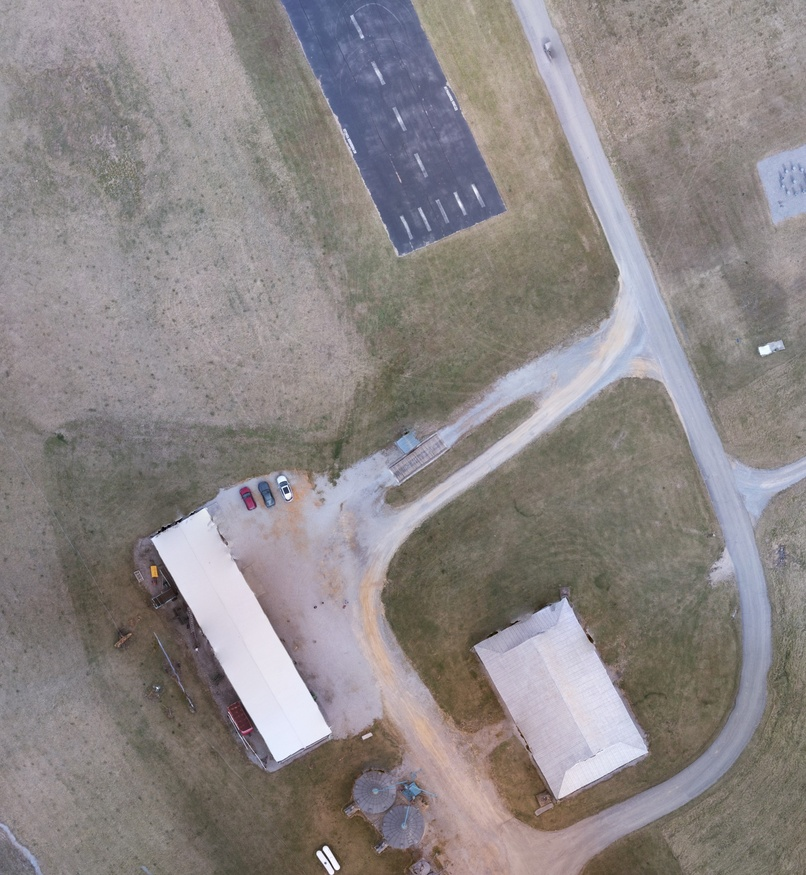
#> input picture building_detection/odm_orthophoto_cropped.jpg, 806 x 875 px, shrunk from 1951 x 2119 before the run, given in place of odm_orthophoto_cropped.png, which was not available
$ python watershed_seg.py
#> lines starting #> are read from the running program, lines starting #| are printed output that depends on the picture; after the words box and inside, x2 and y2 are one past the last pixel; in counts of white or black regions, pixels touching at a corner belong together; pictures that were not available may be replaced by others from this repository, and a replacement may not be noted
import numpy as np
import cv2 as cv
from matplotlib import pyplot as plt

img = cv.imread('odm_orthophoto_cropped.png')
#> img is the input picture: shape (875, 806, 3); mean B, G, R 133.7, 134.1, 140.1
gray = cv.cvtColor(img,cv.COLOR_BGR2GRAY)
ret, thresh = cv.threshold(gray,0,255,cv.THRESH_BINARY_INV+cv.THRESH_OTSU)
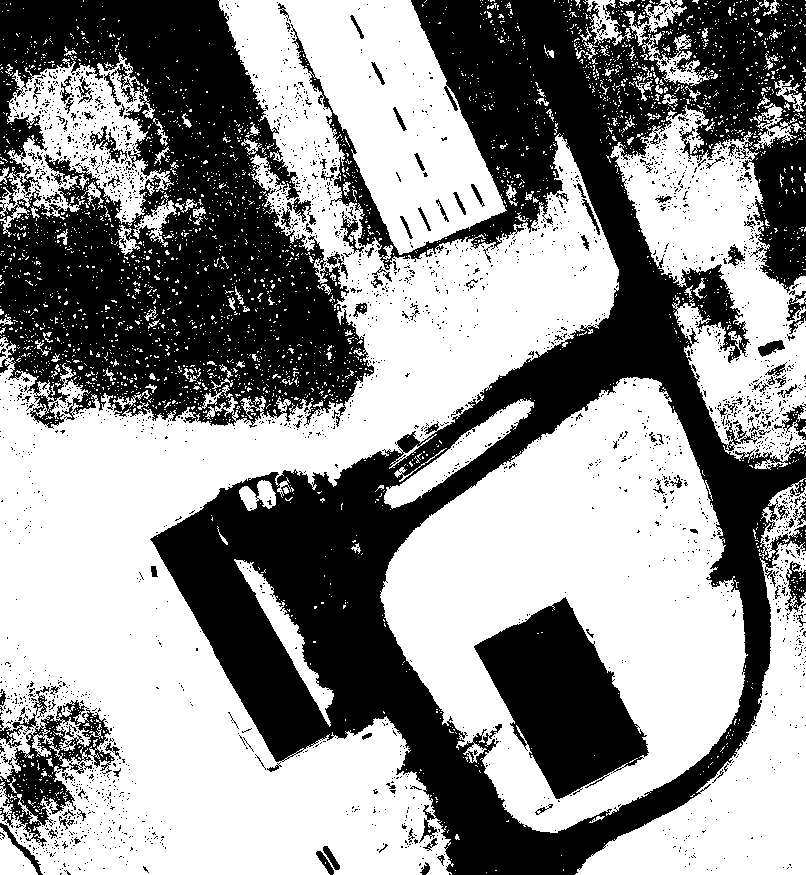
#> thresh: shape (875, 806); 56.7% white; 2707 black regions (2574 under 20 px), largest, box (x1, y1, x2, y2) and area: (150, 0, 806, 875) 170322, (0, 0, 374, 429) 95288, (474, 597, 649, 799) 18592
#> ret = 139

# noise removal
kernel = np.ones((3,3),np.uint8)
opening = cv.morphologyEx(thresh,cv.MORPH_OPEN,kernel, iterations = 2)
#> opening: shape (875, 806); 48.4% white; 151 white regions (2 under 20 px), largest, box (x1, y1, x2, y2) and area: (0, 137, 619, 875) 150994, (381, 378, 746, 833) 87794, (220, 0, 505, 257) 40062
# sure background area
sure_bg = cv.dilate(opening,kernel,iterations=3)
#> sure_bg: shape (875, 806); 56.7% white; 53 black regions (32 under 20 px), largest, box (x1, y1, x2, y2) and area: (156, 0, 806, 875) 165614, (0, 0, 371, 425) 108414, (479, 604, 645, 795) 16776
# Finding sure foreground area
dist_transform = cv.distanceTransform(opening,cv.DIST_L2,5)
ret, sure_fg = cv.threshold(dist_transform,0.7*dist_transform.max(),255,0)
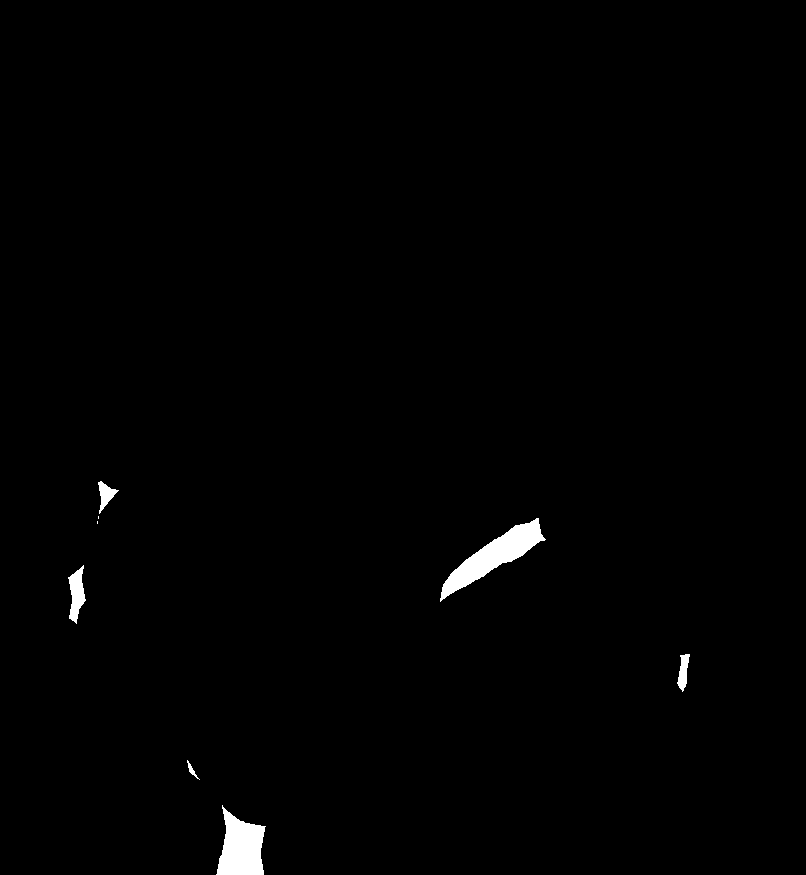
#> sure_fg: shape (875, 806) float32; 0.88% white; 8 white regions (2 under 20 px), largest, box (x1, y1, x2, y2) and area: (440, 518, 546, 602) 2689, (216, 805, 266, 875) 2256, (68, 565, 86, 624) 592, (98, 481, 119, 514) 291, (677, 654, 690, 692) 283, (187, 760, 200, 780) 63
#> ret = 55.96
# Finding unknown region
sure_fg = np.uint8(sure_fg)
unknown = cv.subtract(sure_bg,sure_fg)
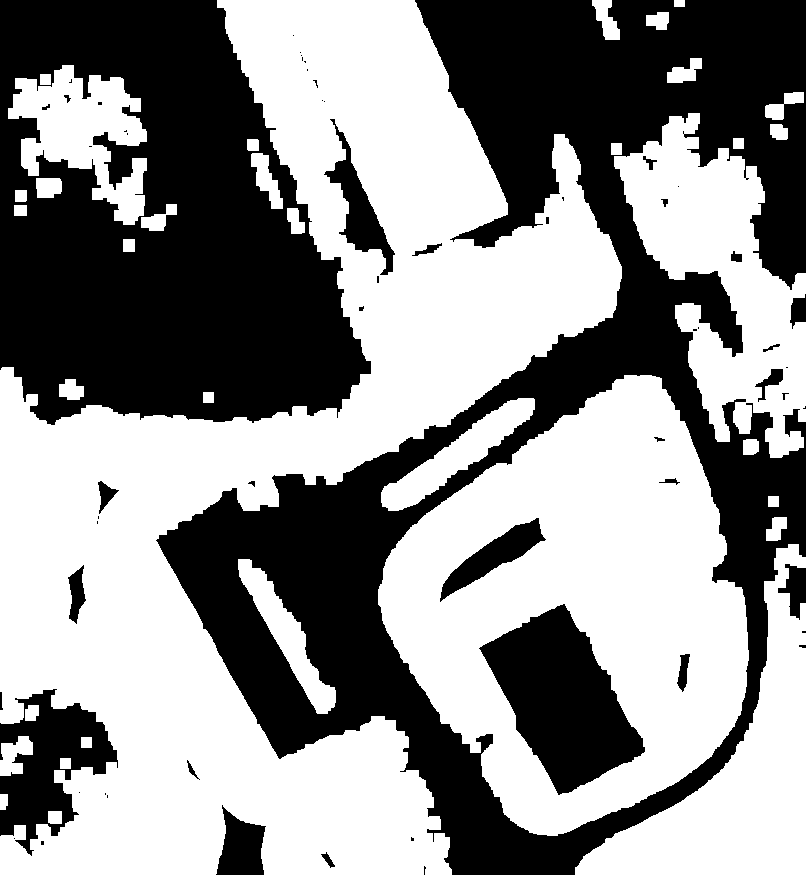
#> unknown: shape (875, 806); 55.8% white; 61 black regions (34 under 20 px), largest, box (x1, y1, x2, y2) and area: (156, 0, 806, 875) 165614, (0, 0, 371, 425) 108414, (479, 604, 645, 795) 16776

# Marker labelling
ret, markers = cv.connectedComponents(sure_fg)
#> markers: shape (875, 806) int32; 9 distinct labels, from 0 to 8
#> ret = 9
# Add one to all labels so that sure background is not 0, but 1
markers = markers+1
#> markers: shape (875, 806) int32; 9 distinct labels, from 1 to 9
# Now, mark the region of unknown with zero
markers[unknown==255] = 0
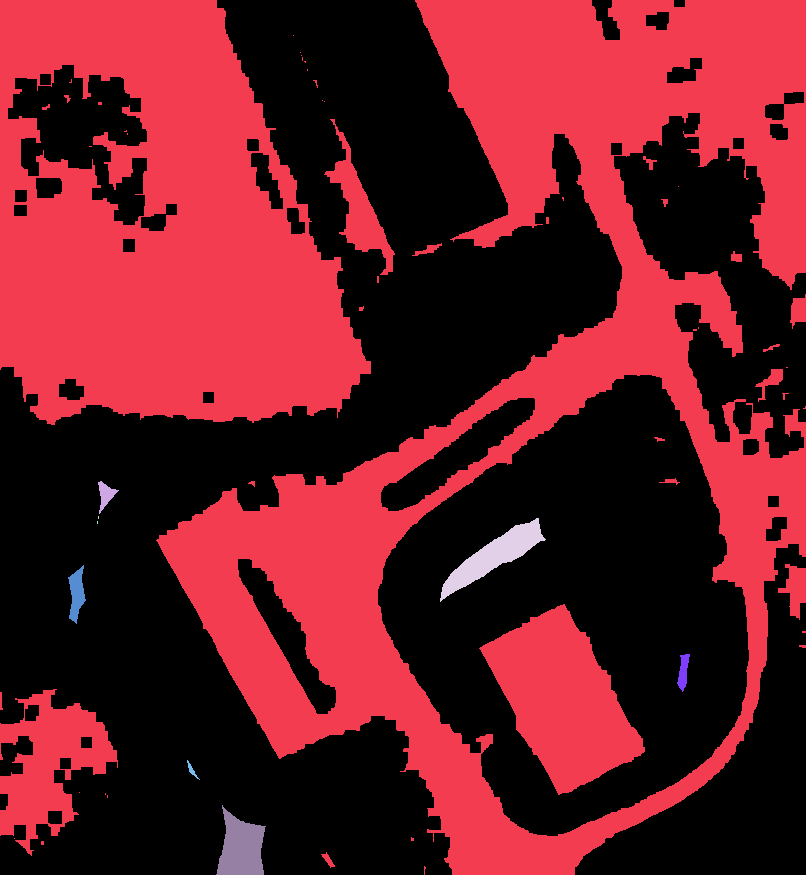
#> markers: shape (875, 806) int32; 10 distinct labels, from 0 to 9; one colour per label, 0 black

markers = cv.watershed(img,markers)
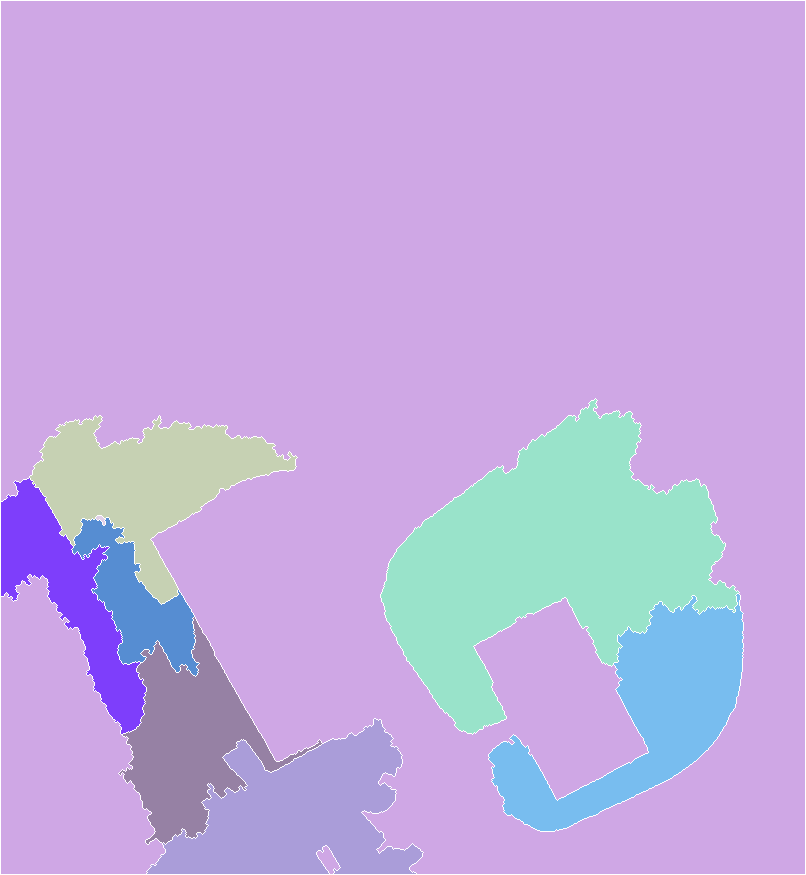
#> markers: shape (875, 806) int32; 10 distinct labels, from -1 to 9; one colour per label, 0 black, -1 white
img[markers == -1] = [255,0,0]
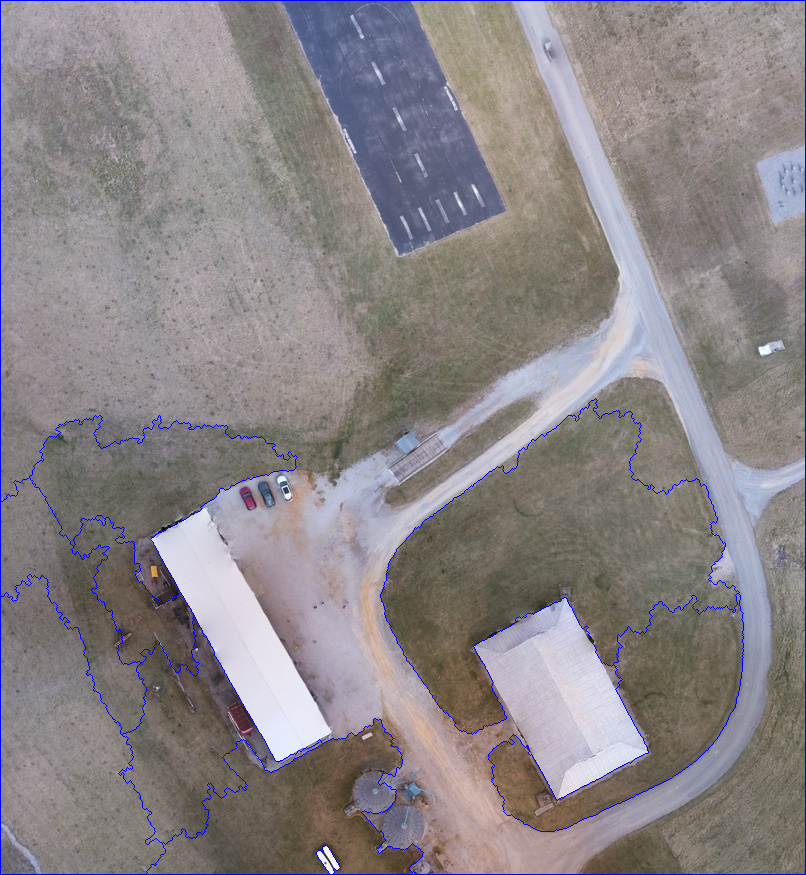
#> img: shape (875, 806, 3); 1.18% of pixels changed, all inside (x1, y1, x2, y2) = (0, 0, 806, 875)
